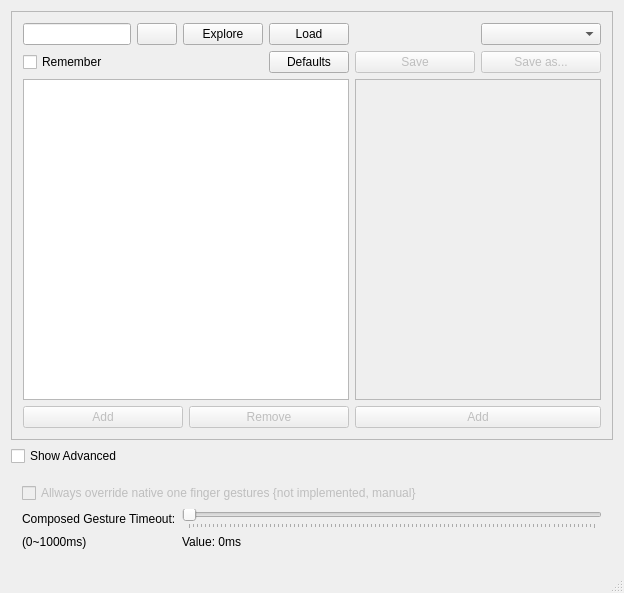
<?xml version="1.0" encoding="UTF-8"?>
<ui version="4.0">
 <class>Gui</class>
 <widget class="QMainWindow" name="Gui">
  <property name="windowModality">
   <enum>Qt::ApplicationModal</enum>
  </property>
  <property name="enabled">
   <bool>true</bool>
  </property>
  <property name="geometry">
   <rect>
    <x>0</x>
    <y>0</y>
    <width>624</width>
    <height>593</height>
   </rect>
  </property>
  <property name="sizePolicy">
   <sizepolicy hsizetype="Minimum" vsizetype="Minimum">
    <horstretch>0</horstretch>
    <verstretch>0</verstretch>
   </sizepolicy>
  </property>
  <property name="windowTitle">
   <string>Touchegg-gce</string>
  </property>
  <widget class="QWidget" name="centralWidget">
   <layout class="QGridLayout" name="gridLayout">
    <item row="4" column="0">
     <widget class="QFrame" name="advFrame">
      <layout class="QGridLayout" name="advLayout">
       <item row="1" column="0">
        <layout class="QGridLayout" name="gridLayout_4">
         <item row="2" column="0">
          <widget class="QLabel" name="label_2">
           <property name="text">
            <string>(0~1000ms)</string>
           </property>
          </widget>
         </item>
         <item row="1" column="1">
          <widget class="QSlider" name="cgt">
           <property name="enabled">
            <bool>false</bool>
           </property>
           <property name="maximum">
            <number>1000</number>
           </property>
           <property name="orientation">
            <enum>Qt::Horizontal</enum>
           </property>
           <property name="invertedAppearance">
            <bool>false</bool>
           </property>
           <property name="tickPosition">
            <enum>QSlider::TicksBelow</enum>
           </property>
           <property name="tickInterval">
            <number>10</number>
           </property>
          </widget>
         </item>
         <item row="1" column="0">
          <widget class="QLabel" name="label">
           <property name="text">
            <string>Composed Gesture Timeout:</string>
           </property>
          </widget>
         </item>
         <item row="2" column="1">
          <widget class="QLabel" name="sliderValue">
           <property name="text">
            <string>Value: 0ms</string>
           </property>
          </widget>
         </item>
        </layout>
       </item>
       <item row="0" column="0">
        <widget class="QCheckBox" name="checkBox_2">
         <property name="enabled">
          <bool>false</bool>
         </property>
         <property name="text">
          <string>Allways override native one finger gestures {not implemented, manual}</string>
         </property>
        </widget>
       </item>
      </layout>
     </widget>
    </item>
    <item row="1" column="0">
     <widget class="QCheckBox" name="checkBox">
      <property name="text">
       <string>Show Advanced</string>
      </property>
     </widget>
    </item>
    <item row="0" column="0">
     <widget class="QScrollArea" name="scrollArea_2">
      <property name="sizePolicy">
       <sizepolicy hsizetype="Expanding" vsizetype="Expanding">
        <horstretch>0</horstretch>
        <verstretch>0</verstretch>
       </sizepolicy>
      </property>
      <property name="widgetResizable">
       <bool>true</bool>
      </property>
      <property name="alignment">
       <set>Qt::AlignLeading|Qt::AlignLeft|Qt::AlignVCenter</set>
      </property>
      <widget class="QWidget" name="scrollAreaWidgetContents_2">
       <property name="geometry">
        <rect>
         <x>0</x>
         <y>0</y>
         <width>608</width>
         <height>435</height>
        </rect>
       </property>
       <layout class="QGridLayout" name="gridLayout_2">
        <item row="1" column="1">
         <layout class="QGridLayout" name="gridLayout_3">
          <item row="1" column="0">
           <layout class="QHBoxLayout" name="horizontalLayout_2">
            <item>
             <widget class="QPushButton" name="pushButton_2">
              <property name="enabled">
               <bool>false</bool>
              </property>
              <property name="text">
               <string>Add</string>
              </property>
              <property name="icon">
               <iconset theme="list-add">
                <normaloff/>
               </iconset>
              </property>
             </widget>
            </item>
            <item>
             <widget class="QPushButton" name="pushButton">
              <property name="enabled">
               <bool>false</bool>
              </property>
              <property name="text">
               <string>Remove</string>
              </property>
              <property name="icon">
               <iconset theme="list-remove">
                <normaloff/>
               </iconset>
              </property>
             </widget>
            </item>
           </layout>
          </item>
          <item row="0" column="0">
           <widget class="QTreeView" name="treeView">
            <property name="sizePolicy">
             <sizepolicy hsizetype="Minimum" vsizetype="Expanding">
              <horstretch>0</horstretch>
              <verstretch>0</verstretch>
             </sizepolicy>
            </property>
            <property name="dragDropOverwriteMode">
             <bool>false</bool>
            </property>
            <property name="dragDropMode">
             <enum>QAbstractItemView::InternalMove</enum>
            </property>
            <property name="defaultDropAction">
             <enum>Qt::MoveAction</enum>
            </property>
            <property name="alternatingRowColors">
             <bool>false</bool>
            </property>
           </widget>
          </item>
         </layout>
        </item>
        <item row="0" column="2">
         <layout class="QGridLayout" name="gridLayout_6">
          <item row="1" column="0">
           <widget class="QPushButton" name="saveButton">
            <property name="enabled">
             <bool>false</bool>
            </property>
            <property name="text">
             <string>Save</string>
            </property>
            <property name="icon">
             <iconset theme="document-save">
              <normaloff/>
             </iconset>
            </property>
           </widget>
          </item>
          <item row="1" column="1">
           <widget class="QPushButton" name="saveChooser">
            <property name="enabled">
             <bool>false</bool>
            </property>
            <property name="text">
             <string>Save as...</string>
            </property>
            <property name="icon">
             <iconset theme="document-save-as">
              <normaloff/>
             </iconset>
            </property>
           </widget>
          </item>
          <item row="0" column="1">
           <widget class="QComboBox" name="langBox"/>
          </item>
         </layout>
        </item>
        <item row="1" column="2">
         <layout class="QVBoxLayout" name="verticalLayout">
          <item>
           <widget class="QScrollArea" name="scrollArea">
            <property name="sizePolicy">
             <sizepolicy hsizetype="Expanding" vsizetype="Expanding">
              <horstretch>0</horstretch>
              <verstretch>0</verstretch>
             </sizepolicy>
            </property>
            <property name="sizeIncrement">
             <size>
              <width>0</width>
              <height>0</height>
             </size>
            </property>
            <property name="horizontalScrollBarPolicy">
             <enum>Qt::ScrollBarAsNeeded</enum>
            </property>
            <property name="widgetResizable">
             <bool>false</bool>
            </property>
            <widget class="QWidget" name="scrollAreaWidgetContents">
             <property name="geometry">
              <rect>
               <x>0</x>
               <y>0</y>
               <width>220</width>
               <height>298</height>
              </rect>
             </property>
            </widget>
           </widget>
          </item>
          <item>
           <widget class="QPushButton" name="addGesture">
            <property name="enabled">
             <bool>false</bool>
            </property>
            <property name="text">
             <string>Add</string>
            </property>
            <property name="icon">
             <iconset theme="list-add">
              <normaloff/>
             </iconset>
            </property>
           </widget>
          </item>
         </layout>
        </item>
        <item row="0" column="1">
         <layout class="QGridLayout" name="gridLayout_5">
          <item row="2" column="0">
           <widget class="QCheckBox" name="savePath">
            <property name="text">
             <string>Remember</string>
            </property>
           </widget>
          </item>
          <item row="0" column="1">
           <widget class="QPushButton" name="pushButton_6">
            <property name="sizePolicy">
             <sizepolicy hsizetype="Fixed" vsizetype="Fixed">
              <horstretch>0</horstretch>
              <verstretch>0</verstretch>
             </sizepolicy>
            </property>
            <property name="text">
             <string/>
            </property>
            <property name="icon">
             <iconset theme="edit-clear">
              <normaloff/>
             </iconset>
            </property>
           </widget>
          </item>
          <item row="0" column="0">
           <widget class="QLineEdit" name="filePath">
            <property name="sizePolicy">
             <sizepolicy hsizetype="Minimum" vsizetype="Fixed">
              <horstretch>0</horstretch>
              <verstretch>0</verstretch>
             </sizepolicy>
            </property>
            <property name="text">
             <string/>
            </property>
           </widget>
          </item>
          <item row="0" column="2">
           <widget class="QPushButton" name="openChooser">
            <property name="text">
             <string>Explore</string>
            </property>
            <property name="icon">
             <iconset theme="document-open">
              <normaloff/>
             </iconset>
            </property>
           </widget>
          </item>
          <item row="0" column="3">
           <widget class="QPushButton" name="pushButton_3">
            <property name="text">
             <string>Load</string>
            </property>
            <property name="icon">
             <iconset theme="document-import">
              <normaloff/>
             </iconset>
            </property>
           </widget>
          </item>
          <item row="2" column="3">
           <widget class="QPushButton" name="pushButton_5">
            <property name="text">
             <string>Defaults</string>
            </property>
            <property name="icon">
             <iconset theme="document-revert">
              <normaloff/>
             </iconset>
            </property>
           </widget>
          </item>
         </layout>
        </item>
       </layout>
      </widget>
     </widget>
    </item>
   </layout>
  </widget>
  <widget class="QStatusBar" name="statusBar"/>
 </widget>
 <layoutdefault spacing="6" margin="11"/>
 <resources/>
 <connections/>
</ui>
